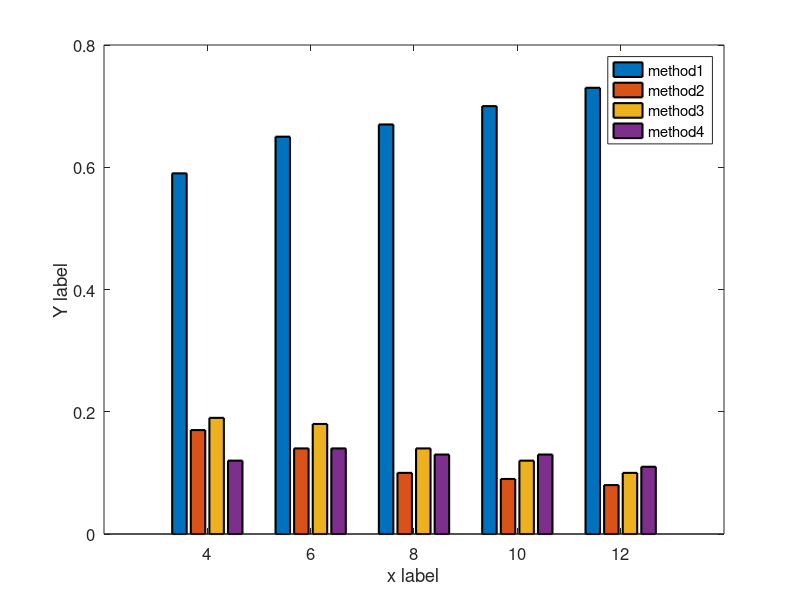

Reproduce this figure in MATLAB. (Note: this script raises an error after producing the figure.)
close all
data    = [0.59	0.65	0.67	0.70	0.73
           0.17	0.14	0.10	0.09	0.08
           0.19	0.18	0.14	0.12	0.10
           0.12	0.14	0.13	0.13	0.11];
data = data';
methods = {'method1','method2','method3','method4'};

x_values=4:2:12;
B = bar(x_values, data,'grouped');
set(gca,'FontSize',12)
set(B,'LineWidth',1.5)
legend(methods,'Location','northeast')
ylabel('Y label')
xlabel('x label')
applyhatch_pluscolor(gcf, '+/cwk');

